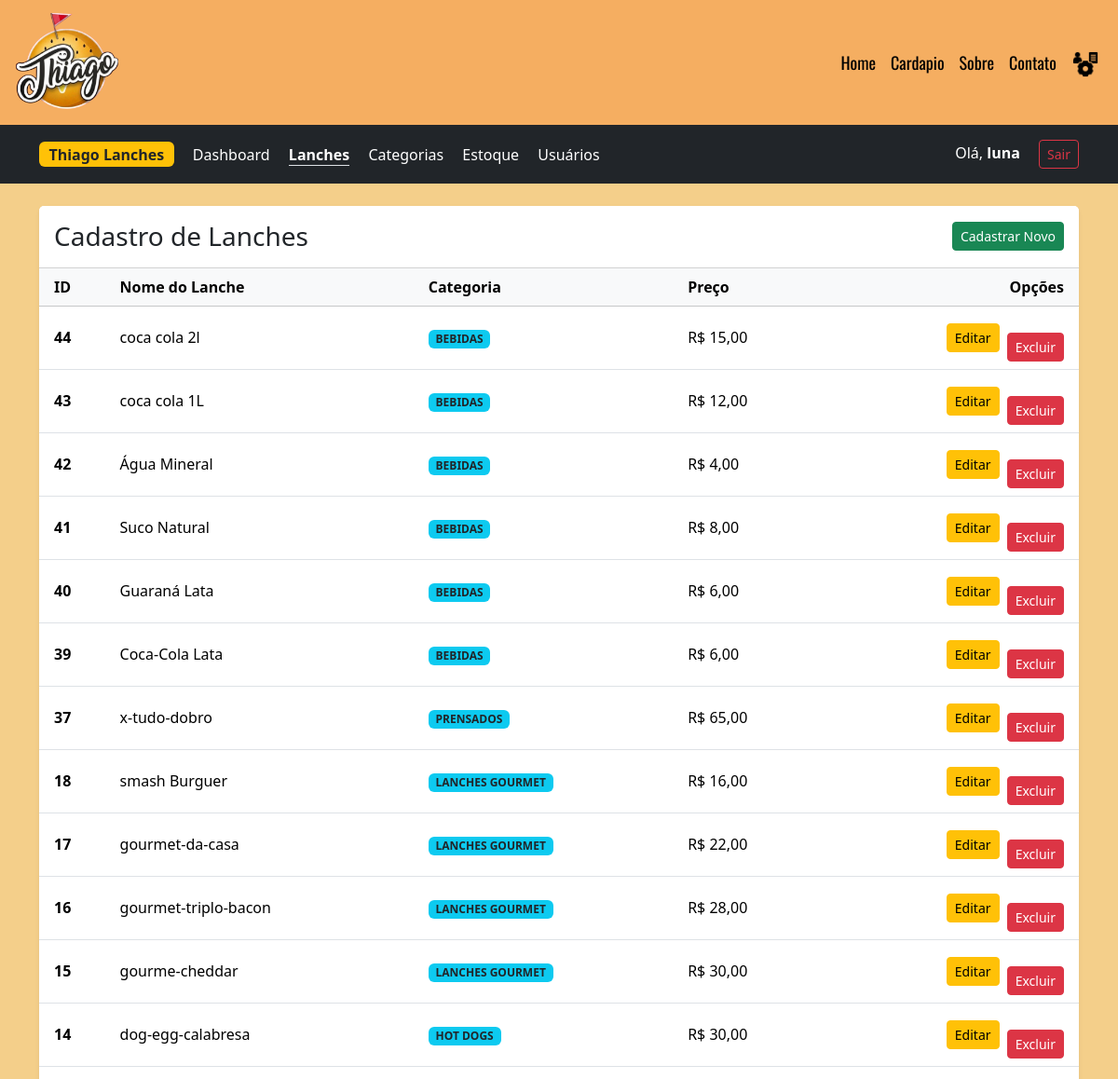
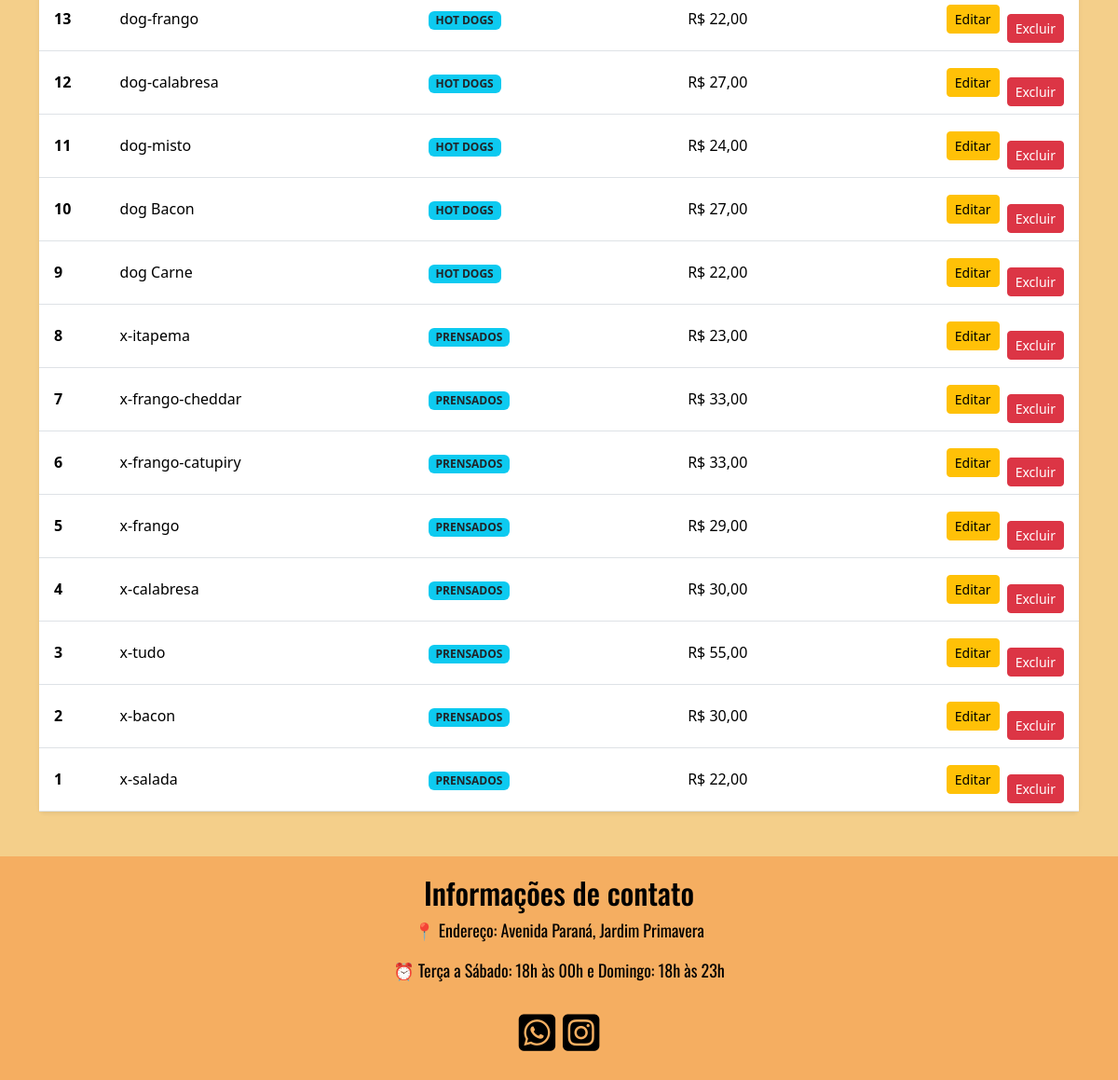
The app's page /index.php?param=admin&aba=lanches (signed in) with its own data (2 pictures, top to bottom).
### tables this page shows
CREATE TABLE `produto` (
  `id_produto` int(11) NOT NULL,
  `id_categoria` int(11) NOT NULL,
  `nome_lanches` varchar(100) NOT NULL,
  `preco` float(10,2) NOT NULL,
  `popular` tinyint(1) DEFAULT 0,
  `ingredientes` text DEFAULT NULL
);

CREATE TABLE `categoria` (
  `id_categoria` int(11) NOT NULL,
  `nome_categoria` varchar(100) NOT NULL
);

### pagina/lanche/listar.php (the view)
<div class="card shadow-sm border-0">
    <div class="card-header bg-white d-flex justify-content-between align-items-center py-3">
        <h3 class="m-0">Cadastro de Lanches</h3>
        <a href="index.php?param=admin&aba=lanches&acao=novo" class="btn btn-success btn-sm">Cadastrar Novo</a>
    </div>
    <div class="card-body p-0">
        <table class="table table-hover align-middle mb-0">
            <thead class="table-light">
                <tr>
                    <th class="ps-3">ID</th>
                    <th>Nome do Lanche</th>
                    <th>Categoria</th>
                    <th>Preço</th>
                    <th class="text-end pe-3">Opções</th>
                </tr>
            </thead>
            <tbody>
                <?php
                $sql = "SELECT p.*, c.* FROM produto p LEFT JOIN categoria c ON p.id_categoria = c.id_categoria ORDER BY p.id_produto DESC";
                $res = $conn->query($sql);
                if ($res && $res->num_rows > 0):
                    while ($row = $res->fetch_assoc()):
                        $nomeCat = $row['nome'] ?? $row['nome_categoria'] ?? 'Geral';
                ?>
                    <tr>
                        <td class="ps-3 fw-bold"><?php echo $row['id_produto']; ?></td>
                        <td><?php echo $row['nome_lanches']; ?></td>
                        <td><span class="badge bg-info text-dark"><?php echo $nomeCat; ?></span></td>
                        <td>R$ <?php echo number_format($row['preco'], 2, ',', '.'); ?></td>
                        <td class="text-end pe-3">
                            <a href="index.php?param=admin&aba=lanches&acao=editar&id=<?php echo $row['id_produto']; ?>" class="btn btn-warning btn-sm">Editar</a>
                            <button class="btn btn-danger btn-sm ms-1 btn-deletar" data-nome="<?php echo $row['nome_lanches']; ?>" data-url="index.php?param=admin&aba=lanches&acao=excluir&id=<?php echo $row['id_produto']; ?>">Excluir</button>
                        </td>
                    </tr>
                <?php endwhile; endif; ?>
            </tbody>
        </table>
    </div>
</div>

### css/index.css (style rules this page uses)
* { margin: 0; padding: 0; }
body { background-color:#f4cf8a; }
.navbar-toggler, button { background-color: wheat; color: black; }
button { background-color: wheat; color: black; font-family: 'Oswald', sans-serif; border-radius: 5px; padding: 10px 20px; font-size: 18px; cursor: pointer; margin-top: 20px; list-style: none; }

### records on screen
produto: id_produto "44", nome_lanches "coca cola 2l", id_categoria.nome_categoria "BEBIDAS", preco "15,00"
produto: id_produto "43", nome_lanches "coca cola 1L", id_categoria.nome_categoria "BEBIDAS", preco "12,00"
produto: id_produto "42", nome_lanches "Água Mineral", id_categoria.nome_categoria "BEBIDAS", preco "4,00"
produto: id_produto "41", nome_lanches "Suco Natural", id_categoria.nome_categoria "BEBIDAS", preco "8,00"
produto: id_produto "40", nome_lanches "Guaraná Lata", id_categoria.nome_categoria "BEBIDAS", preco "6,00"
produto: id_produto "39", nome_lanches "Coca-Cola Lata", id_categoria.nome_categoria "BEBIDAS", preco "6,00"
produto: id_produto "37", nome_lanches "x-tudo-dobro", id_categoria.nome_categoria "PRENSADOS", preco "65,00"
produto: id_produto "18", nome_lanches "smash Burguer", id_categoria.nome_categoria "LANCHES GOURMET", preco "16,00"
produto: id_produto "17", nome_lanches "gourmet-da-casa", id_categoria.nome_categoria "LANCHES GOURMET", preco "22,00"
produto: id_produto "16", nome_lanches "gourmet-triplo-bacon", id_categoria.nome_categoria "LANCHES GOURMET", preco "28,00"
produto: id_produto "15", nome_lanches "gourme-cheddar", id_categoria.nome_categoria "LANCHES GOURMET", preco "30,00"
produto: id_produto "14", nome_lanches "dog-egg-calabresa", id_categoria.nome_categoria "HOT DOGS", preco "30,00"
produto: id_produto "13", nome_lanches "dog-frango", id_categoria.nome_categoria "HOT DOGS", preco "22,00"
produto: id_produto "12", nome_lanches "dog-calabresa", id_categoria.nome_categoria "HOT DOGS", preco "27,00"
produto: id_produto "11", nome_lanches "dog-misto", id_categoria.nome_categoria "HOT DOGS", preco "24,00"
produto: id_produto "10", nome_lanches "dog Bacon", id_categoria.nome_categoria "HOT DOGS", preco "27,00"
produto: id_produto "9", nome_lanches "dog Carne", id_categoria.nome_categoria "HOT DOGS", preco "22,00"
produto: id_produto "8", nome_lanches "x-itapema", id_categoria.nome_categoria "PRENSADOS", preco "23,00"
produto: id_produto "7", nome_lanches "x-frango-cheddar", id_categoria.nome_categoria "PRENSADOS", preco "33,00"
produto: id_produto "6", nome_lanches "x-frango-catupiry", id_categoria.nome_categoria "PRENSADOS", preco "33,00"
produto: id_produto "5", nome_lanches "x-frango", id_categoria.nome_categoria "PRENSADOS", preco "29,00"
produto: id_produto "4", nome_lanches "x-calabresa", id_categoria.nome_categoria "PRENSADOS", preco "30,00"
produto: id_produto "3", nome_lanches "x-tudo", id_categoria.nome_categoria "PRENSADOS", preco "55,00"
produto: id_produto "2", nome_lanches "x-bacon", id_categoria.nome_categoria "PRENSADOS", preco "30,00"
produto: id_produto "1", nome_lanches "x-salada", id_categoria.nome_categoria "PRENSADOS", preco "22,00"

### other values on screen
$_SESSION["thiagolanche"]["nome"] "luna"
